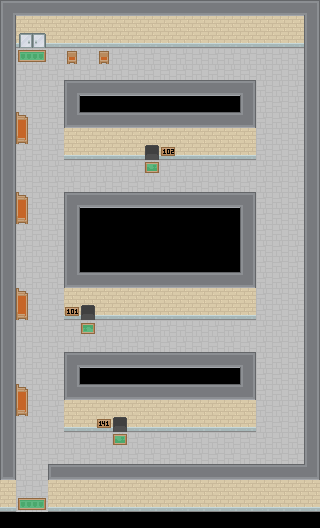

A 2D game scene composited from a Tiled map and its tileset images. What follows is a short description and the map's XML, with each tile layer's data collapsed to a summary:
An orthogonal 20x33 tile map with 16x16 px tiles, 4 tile layers (Tile Layer 1, Tile Layer 2, Tile Layer 3, overlay), 4 tilesets and 25 objects (20x wall, 5x player).

<map version="1.0" orientation="orthogonal" renderorder="right-down" width="20" height="33" tilewidth="16" tileheight="16" nextobjectid="37">
 <tileset firstgid="1" name="roguelikeSheet_transparent" tilewidth="16" tileheight="16" spacing="1" tilecount="1767" columns="57">
  <image source="../assets/roguelikeSheet_transparent.png" width="968" height="526" />
 </tileset>
 <tileset firstgid="1768" name="roguelikeCity_magenta" tilewidth="16" tileheight="16" spacing="1" tilecount="1036" columns="37">
  <image source="../assets/roguelikeCity_magenta.png" width="628" height="475" />
 </tileset>
 <tileset firstgid="2804" name="signs" tilewidth="16" tileheight="16" tilecount="3" columns="3">
  <image source="../assets/signs.png" width="48" height="16" />
 </tileset>
 <tileset firstgid="2807" name="roguelikeIndoor_transparent" tilewidth="16" tileheight="16" spacing="1" tilecount="468" columns="26">
  <image source="../assets/roguelikeIndoor_transparent.png" width="457" height="305" />
 </tileset>
 <layer name="Tile Layer 1" width="20" height="33">
  <data>[660 cells, 294 non-empty, 1 distinct tile ids]</data>
 </layer>
 <layer name="Tile Layer 2" width="20" height="33">
  <data>[660 cells, 322 non-empty, 10 distinct tile ids]</data>
 </layer>
 <layer name="Tile Layer 3" width="20" height="33">
  <data>[660 cells, 25 non-empty, 12 distinct tile ids]</data>
 </layer>
 <layer name="overlay" width="20" height="33">
  <data>[660 cells, 84 non-empty, 6 distinct tile ids]</data>
 </layer>
 <objectgroup name="Obstacles">
  <object id="1" name="player" x="32" y="496" width="8" height="8">
   <properties>
    <property name="entrance" type="int" value="0" />
   </properties>
  </object>
  <object id="2" name="wall" x="16" y="192" width="12" height="32" />
  <object id="3" name="wall" x="304" y="0" width="16" height="496" />
  <object id="4" name="wall" x="96" y="204" width="160" height="100" />
  <object id="5" name="wall" x="0" y="0" width="16" height="512" />
  <object id="6" name="wall" x="16" y="384" width="12" height="32" />
  <object id="9" name="wall" x="160" y="92" width="96" height="52" />
  <object id="12" name="wall" x="68" y="52" width="8" height="12" />
  <object id="13" name="wall" x="128" y="364" width="128" height="52" />
  <object id="15" name="wall" x="100" y="52" width="8" height="12" />
  <object id="16" name="wall" x="16" y="112" width="12" height="32" />
  <object id="17" name="wall" x="16" y="512" width="32" height="16" />
  <object id="19" name="wall" x="16" y="0" width="288" height="32" />
  <object id="20" name="wall" x="48" y="492" width="272" height="20" />
  <object id="21" name="player" x="32" y="52" width="8" height="8">
   <properties>
    <property name="entrance" type="int" value="1" />
   </properties>
  </object>
  <object id="25" name="wall" x="16" y="288" width="12" height="32" />
  <object id="27" name="wall" x="64" y="364" width="48" height="52" />
  <object id="28" name="wall" x="64" y="92" width="80" height="52" />
  <object id="30" name="wall" x="64" y="204" width="16" height="100" />
  <object id="31" name="wall" x="80" y="204" width="16" height="100" />
  <object id="32" name="wall" x="112" y="364" width="16" height="52" />
  <object id="33" name="wall" x="144" y="92" width="16" height="52" />
  <object id="34" name="player" x="112" y="424" width="16" height="24">
   <properties>
    <property name="entrance" type="int" value="4" />
   </properties>
  </object>
  <object id="35" name="player" x="80" y="308" width="16" height="24">
   <properties>
    <property name="entrance" type="int" value="3" />
   </properties>
  </object>
  <object id="36" name="player" x="144" y="148" width="16" height="24">
   <properties>
    <property name="entrance" type="int" value="2" />
   </properties>
  </object>
 </objectgroup>
</map>
